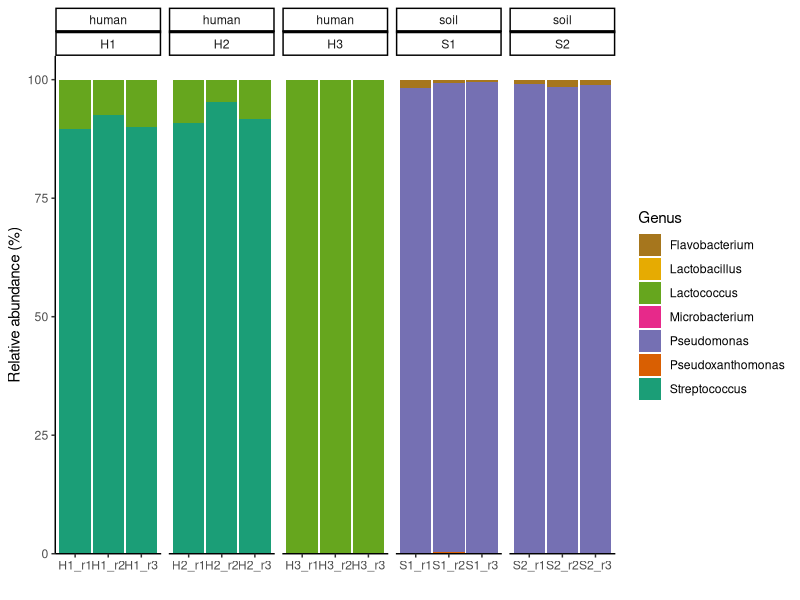

Here is the R script that generated this plot:
## ---- chunk 1
library(tidyverse)

df_wide <- read_tsv("data/otu_table_genus.tsv")
mapping <- read_csv("data/barcode_to_sample.csv")
expected <- read_csv("data/expected.csv")
## ---- chunk 2
df <- df_wide |>
    pivot_longer(
        cols = starts_with("barcode"),
        names_to = "barcode",
        values_to = "counts"
    )

df <- merge(df, mapping, by = "barcode")

df <- df |>
    separate(sample, into = c("culture", "replicate"), sep = "_", remove = FALSE) |>
    mutate(
        environment = case_when(
            startsWith(culture, "H") ~ "human",
            startsWith(culture, "S") ~ "soil"
        )
    )

df <- df |> 
    group_by(sample) |>
    mutate(rel_abundance = (counts / sum(counts)) * 100) |>
    ungroup() |>
    mutate(genus = fct_reorder(genus, rel_abundance, .fun = sum)) |>
    mutate(genus = fct_relevel(genus, "unassigned", after = 0))

df_filtered <- df |>
    inner_join(expected, by = c("culture", "genus")) |>
    group_by(sample) |>
    mutate(rel_abundance = (counts / sum(counts)) * 100) 

head(df)
## ---- chunk 3
p <- ggplot(df_filtered, aes(x = sample, y = rel_abundance, fill = genus)) +
    geom_col(width = 0.95) +
    scale_fill_brewer(palette = "Dark2", direction = -1) +
    scale_y_continuous(expand = expansion(mult = c(0, 0.05)) ) +
    labs(
        y = "Relative abundance (%)",
        x = "",
        fill = "Genus"
    ) +
    facet_grid(~environment + culture, scales = "free") +
    theme_classic()   

p
